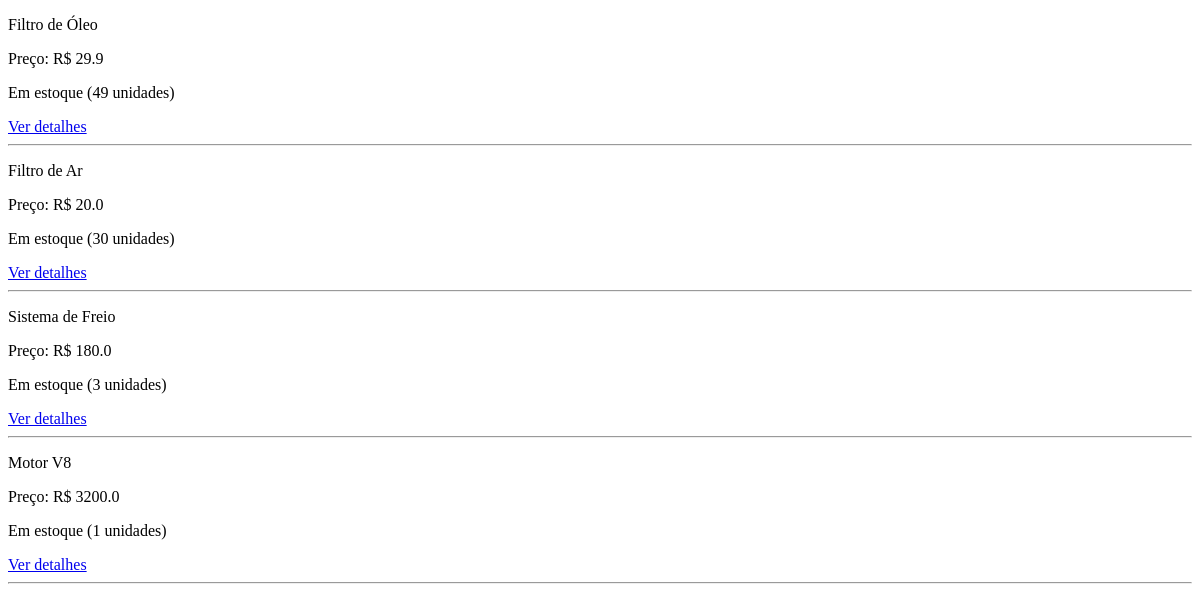
Page /loja on the earlier database version.
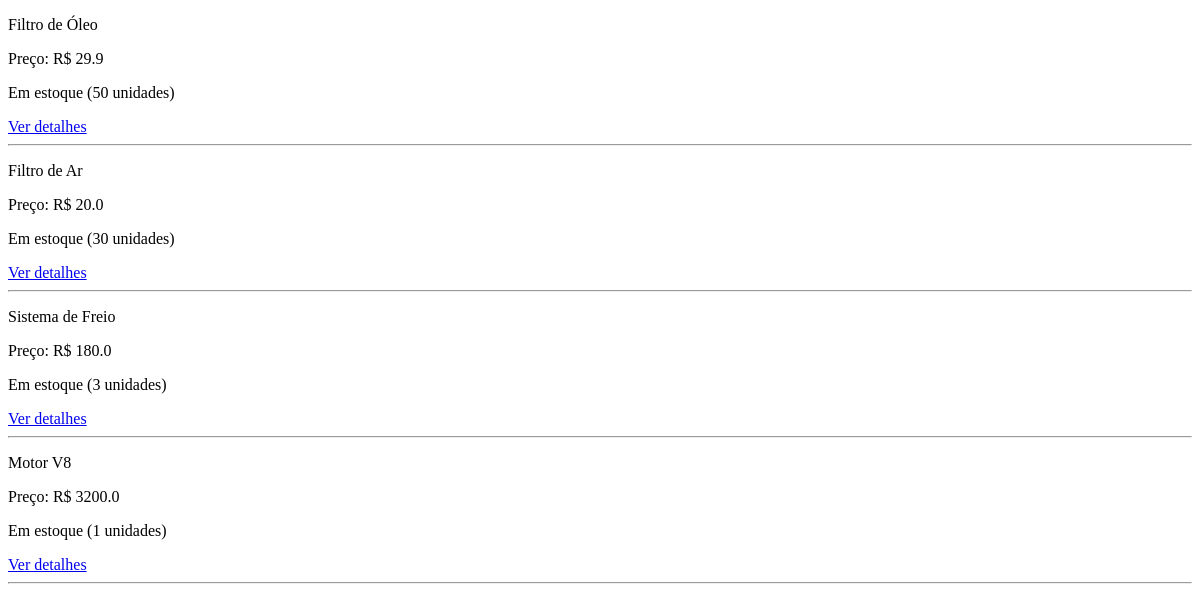
Same page on the later database version.
### app/models.py (models this page shows)
class Produto(db.Model):
    id = db.Column(db.Integer, primary_key=True)
    nome = db.Column(db.String(100), nullable=False)
    codigo = db.Column(db.String(100), nullable=False, unique=True)
    categoria = db.Column(db.String(100), nullable=False)
    preco = db.Column(db.Float, nullable=False)
    quantidade = db.Column(db.Integer, nullable=False)

### app/routes/loja.py (the view)
@loja.route('/loja')
def loja_home():
    produtos = Produto.query.filter(Produto.quantidade > 0).all()
    return render_template('loja/catalogo.html', produtos=produtos)

### app/templates/loja/catalogo.html (shortened to what this page needs)
<!DOCTYPE html>
<html lang="en">
<head>
</head>
<body>
{% for produto in produtos %}
    <p>{{ produto.nome }}</p>
    <p>Preço: R$ {{ produto.preco }}</p>
    {% if produto.quantidade > 0 %}
        <p>Em estoque ({{ produto.quantidade }} unidades)</p>
    {% else %}
        <p>Indisponível</p>
    {% endif %}
    <a href="/produto/{{ produto.id }}">Ver detalhes</a>
    <hr>
{% endfor %}
</body>
</html>

Differences in the rows shown:
changed Produto "Filtro de Óleo": quantidade "49" → "50"
